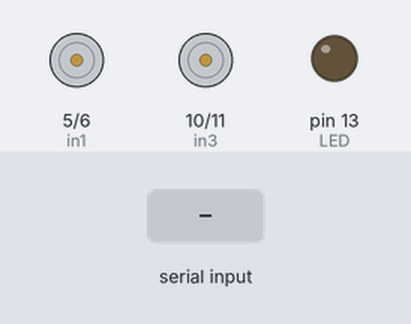
This sketch was run on a simulated Arduino Uno, built with avr-gcc and run on an emulated ATmega328P. Shown: motor-driver pin pairs drawn as motors (green arrow = first pin HIGH = forward, orange = second pin HIGH = backward, longer = more drive), output pins drawn as LEDs (lit = HIGH). The test bench sets the inputs (shaded band).

Above: at 1.2 s.
1.3 s: "F" received over Serial
At 2.1 s:
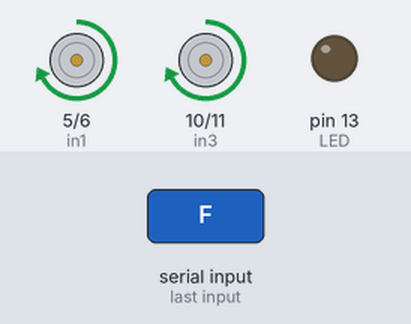
2.8 s: "B" received over Serial
At 3.2 s:
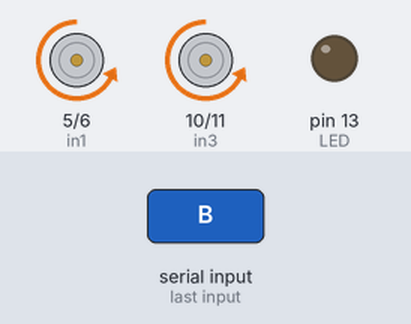
4.3 s: "L" received over Serial
At 5.5 s:
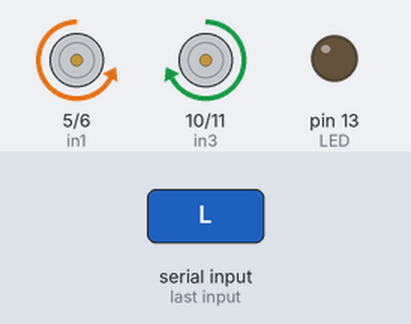
5.8 s: "R" received over Serial
At 6.7 s:
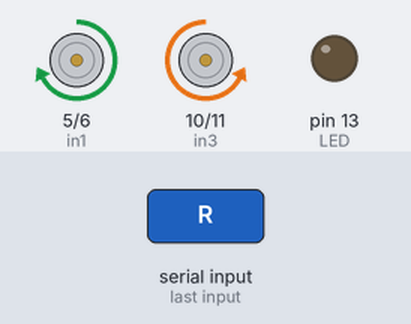
7.3 s: "G" received over Serial
At 7.8 s:
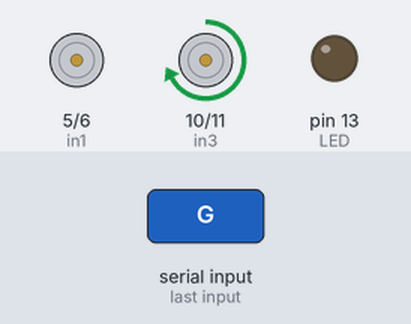
8.8 s: "I" received over Serial
At 10.2 s:
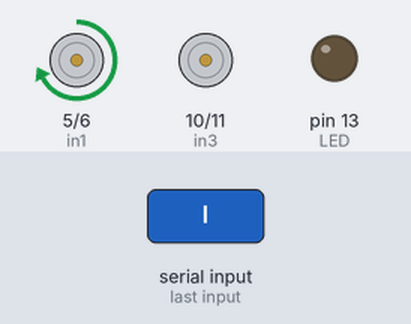
Timing chart, 0 to 11.3 s (numbered marks = the images above; inputs shaded):
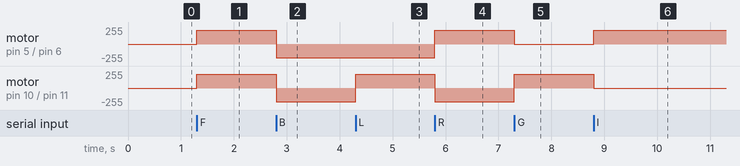

Measured:
- after the input at 1.3 s, motor on pin 5 (in1) / pin 6 (in2), motor on pin 10 (in3) / pin 11 (in4): stopped → forward 204/255 at once
- after the input at 2.8 s, motor on pin 5 (in1) / pin 6 (in2), motor on pin 10 (in3) / pin 11 (in4): forward 204/255 → backward 204/255 at once
- after the input at 4.3 s, motor on pin 10 (in3) / pin 11 (in4): backward 204/255 → forward 204/255 at once
- after the input at 5.8 s, motor on pin 5 (in1) / pin 6 (in2): backward 204/255 → forward 204/255 at once; motor on pin 10 (in3) / pin 11 (in4): forward 204/255 → backward 204/255 at once
- after the input at 7.3 s, motor on pin 5 (in1) / pin 6 (in2): forward 204/255 → stopped at once; motor on pin 10 (in3) / pin 11 (in4): backward 204/255 → forward 204/255 at once
- after the input at 8.8 s, motor on pin 5 (in1) / pin 6 (in2): stopped → forward 204/255 at once; motor on pin 10 (in3) / pin 11 (in4): forward 204/255 → stopped at once

The sketch:

arduino3-1-RC-car-bluetooth.ino
```cpp
//Version 3.1 By Owen Sobel

//This program is used to control a robot using a app that communicates with Arduino through a bluetooth module.

//Error Code Chart: Code 01; Turnradius is higher than Speed; Code 02; Speed is higher than 255;

#define in1 5 //L298n Motor Driver pins.

#define in2 6

#define in3 10

#define in4 11

#define LED 13

int command; //Int to store app command state.

int Speed = 204; // 0 - 255.

int Speedsec;

int buttonState = 0;

int lastButtonState = 0;

int Turnradius = 0; //Set the radius of a turn, 0 - 255 Note:the robot will malfunction if this is higher than int Speed.

int brakeTime = 45;

int brakeTimeForTurn = brakeTime - 30;

int brkonoff = 1; //1 for the electronic braking system, 0 for normal.

void setup() {

pinMode(in1, OUTPUT);

pinMode(in2, OUTPUT);

pinMode(in3, OUTPUT);

pinMode(in4, OUTPUT);

pinMode(LED, OUTPUT); //Set the LED pin.

Serial.begin(9600); //Set the baud rate to your Bluetooth module.

}

void loop() {

if (Serial.available() > 0) {

command = Serial.read();

Stop(); //Initialize with motors stoped.

switch (command) {

case 'F':

forward(Speed);

break;

case 'B':

back(Speed);

break;

case 'L':

left(Speed);

break;

case 'R':

right(Speed);

break;

case 'G':

forwardleft(Speed, Speedsec);

break;

case 'I':

forwardright(Speed, Speedsec);

break;

case 'H':

backleft(Speed, Speedsec);

break;

case 'J':

backright(Speed, Speedsec);

break;

case '0':

Speed = 100;

break;

case '1':

Speed = 140;

break;

case '2':

Speed = 153;

break;

case '3':

Speed = 165;

break;

case '4':

Speed = 178;

break;

case '5':

Speed = 191;

break;

case '6':

Speed = 204;

break;

case '7':

Speed = 216;

break;

case '8':

Speed = 229;

break;

case '9':

Speed = 242;

break;

case 'q':

Speed = 255;

break;

}

Speedsec = Turnradius;

if (brkonoff == 1) {

brakeOn();

} else {

brakeOff();

}

}

}

int forward(int spd) {

analogWrite(in1, spd);

analogWrite(in3, spd);

}

int back(int spd) {

analogWrite(in2, spd);

analogWrite(in4, spd);

}

int left(int spd) {

analogWrite(in3, spd);

analogWrite(in2, spd);

}

int right(int spd) {

analogWrite(in4, spd);

analogWrite(in1, spd);

}

int forwardleft(int spd, int spdsc) {

analogWrite(in1, Speedsec);

analogWrite(in3, spd);

}

int forwardright(int spd, int spdsc) {

analogWrite(in1, spd);

analogWrite(in3, spdsc);

}

int backright(int spd, int spdsc) {

analogWrite(in2, spd);

analogWrite(in4, spdsc);

}

int backleft(int spd, int spdsc) {

analogWrite(in2, spdsc);

analogWrite(in4, spd);

}

void Stop() {

analogWrite(in1, 0);

analogWrite(in2, 0);

analogWrite(in3, 0);

analogWrite(in4, 0);

}

void brakeOn() {

//Here's the future use: an electronic braking system!

// read the pushbutton input pin:

buttonState = command;

// compare the buttonState to its previous state

if (buttonState != lastButtonState) {

// if the state has changed, increment the counter

if (lastButtonState == 'F') {

if (buttonState == 'S') {

back(Speed);

delay(brakeTime);

Stop();

}

}

if (lastButtonState == 'B') {

if (buttonState == 'S') {

forward(Speed);

delay(brakeTime);

Stop();

}

}

if (lastButtonState == 'L') {

if (buttonState == 'S') {

right(Speed);

delay(brakeTimeForTurn);

Stop();

}

}

if (lastButtonState == 'R') {

if (buttonState == 'S') {

left(Speed);

delay(brakeTimeForTurn);

Stop();

}

}

}

// save the current state as the last state,

//for next time through the loop

lastButtonState = buttonState;

}

void brakeOff() {

}
```
